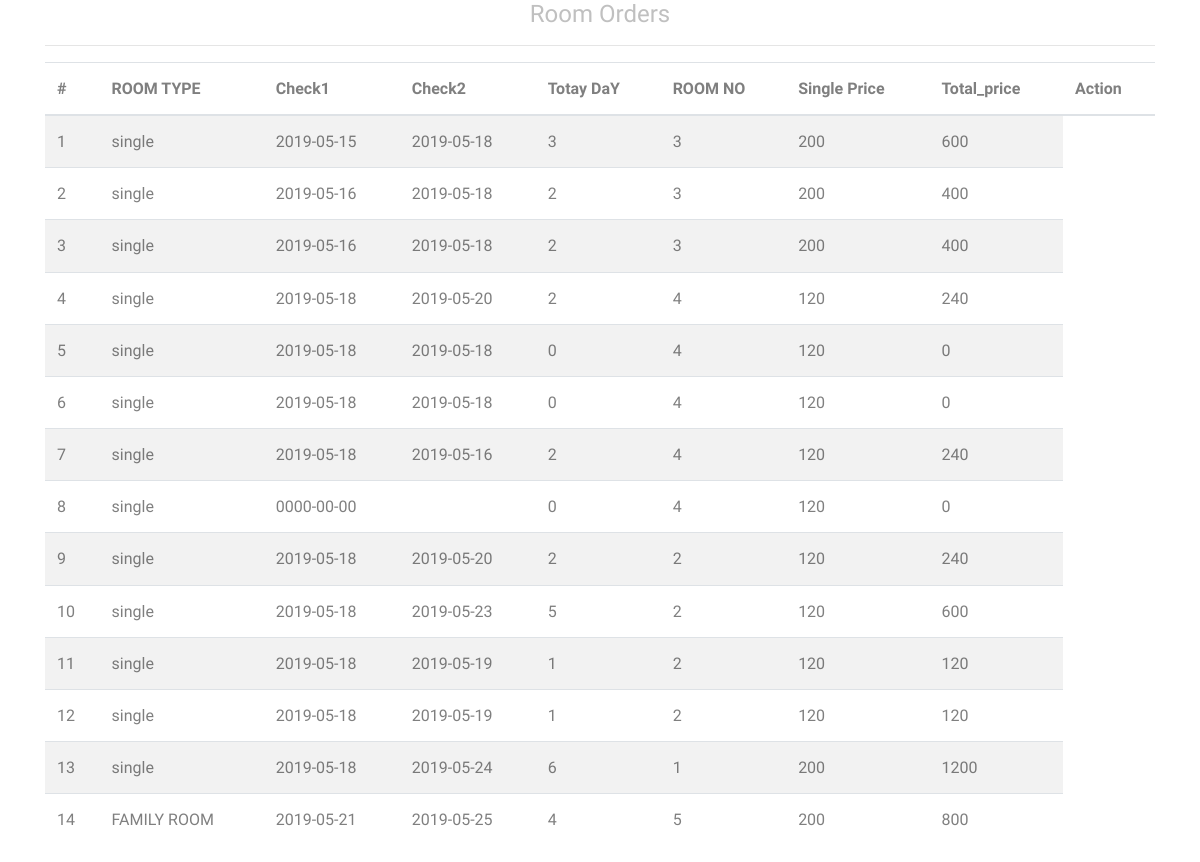
The page /roomorder.php on the database its author committed.
### tables this page shows
CREATE TABLE `category` (
  `category_id` int(11) NOT NULL,
  `categoryname` varchar(50) NOT NULL
);

CREATE TABLE `checkout` (
  `checkout_id` int(11) NOT NULL,
  `check1` date NOT NULL,
  `check2` varchar(50) NOT NULL,
  `totalday` int(11) NOT NULL,
  `id` int(11) NOT NULL,
  `tprice` varchar(50) NOT NULL
);

CREATE TABLE `addroom` (
  `addroom_id` int(11) NOT NULL,
  `category` int(11) NOT NULL,
  `image` varchar(50) NOT NULL,
  `image1` varchar(50) NOT NULL,
  `image2` varchar(50) NOT NULL,
  `price` varchar(50) NOT NULL,
  `discription` varchar(50) NOT NULL
);

### classes/connection.php (called while the page is built, shortened)
<?php
class Database{
 public function __construct(){
 	$this->username='root';
 	$this->host='localhost';
 	$this->password='';
 	$this->dbname='hotal';
 	$this->db=new PDO("mysql:host=$this->host;dbname=$this->dbname",$this->username,$this->password);
 }
}

### classes/checkclass.php (called while the page is built, shortened)
<?php
class Check extends Addroom
{
	 public function gellAllcheckoutData(){
        $sql=" SELECT checkout_id,category.categoryname,addroom.image,addroom.image1,addroom.image2,addroom.price,addroom.discription,checkout.check1,checkout.check2,checkout.totalday,checkout.id,checkout.tprice FROM category INNER JOIN addroom ON category.category_id=addroom.category INNER JOIN checkout ON addroom.addroom_id=checkout.id";
		$query=$this->db->prepare($sql);
		$query->execute();
		$result=$query->fetchALL(PDO::FETCH_ASSOC);
 			return $result;
	}
}
?>

### roomorder.php (the view, shortened to what this page needs)
<?php
include('classes/checkclass.php');
$obj=new Check;
$show=$obj->gellAllcheckoutData();
?>
<!DOCTYPE html>
<html lang="en">
  <head>
    <link rel="stylesheet" href="fonts/icomoon/style.css">
    <link rel="stylesheet" href="css/bootstrap.min.css">
    <link rel="stylesheet" href="css/magnific-popup.css">
    <link rel="stylesheet" href="css/jquery-ui.css">
    <link rel="stylesheet" href="css/owl.carousel.min.css">
    <link rel="stylesheet" href="css/owl.theme.default.min.css">
    <link rel="stylesheet" href="css/bootstrap-datepicker.css">
    <link rel="stylesheet" href="css/animate.css">
    <link rel="stylesheet" href="https://cdn.jsdelivr.net/npm/mediaelement@4.2.7/build/mediaelementplayer.min.css">
    <link rel="stylesheet" href="fonts/flaticon/font/flaticon.css">
    <link rel="stylesheet" href="css/aos.css">
    <link rel="stylesheet" href="css/style.css">
  </head>
  <body>
    <div class="container">
      <div class="row">
<div class="col-md-12">
              <center>    <h4 style="color: #c0c0c0">Room Orders </h4></center>
              <hr>
        <table class="table table-striped">
          <thead>
            <tr>
              <th>#</th>
               <th>ROOM TYPE</th>
              <th  >Check1</th>
              <th >Check2</th>
                <th >Totay DaY</th>
                <th >ROOM NO</th>
                <th >Single Price</th>
                <th> Total_price</th>
                   <th colspan="2" >Action</th>
            </tr>
          </thead>
          <tbody>
            <?php foreach ($show as  $shows):?>
            <tr>
              <td><?php echo$shows['checkout_id'];?></td>
               <td ><?php   echo $shows['categoryname'];?></td>
              <td ><?php   echo $shows['check1'];?></td>
              <td ><?php   echo $shows['check2'];?></td>
              <td ><?php   echo $shows['totalday'];?></td>
                 <td ><?php   echo $shows['id'];?></td>
                 <td ><?php   echo $shows['price'];?></td>
                 <td ><?php   echo $shows['tprice'];?></td>
            </tr>
          <?php endforeach?>
          </tbody>
        </table>
      </div>
      </div>
    </div>
  </body>
</html>

### css/style.css (style rules this page uses)
body { line-height: 1.7; color: rgba(0, 0, 0, 0.5); font-weight: 400; font-size: 1rem; font-family: "Work Sans", -apple-system, BlinkMacSystemFont, "Segoe UI", Roboto, "Helvetica Neue", Arial, sans-serif, "Apple Color Emoji", "Segoe UI Emoji", "Segoe UI Symbol", "Noto Color Emoji"; }
h1, h2, h3, h4, h5, .h1, .h2, .h3, .h4, .h5 { color: #000; }

### rows shown on the page
category: checkout.checkout_id "1", categoryname "single", checkout.check1 "2019-05-15", checkout.check2 "2019-05-18", checkout.totalday "3", checkout.id "3", addroom.price "200", checkout.tprice "600", checkout.checkout_id "2", checkout.check1 "2019-05-16", checkout.totalday "2", checkout.tprice "400", checkout.checkout_id "3", checkout.checkout_id "4", checkout.check1 "2019-05-18", checkout.check2 "2019-05-20", checkout.id "4", addroom.price "120", checkout.tprice "240", checkout.checkout_id "5", checkout.totalday "0", checkout.tprice "0", checkout.checkout_id "6", checkout.checkout_id "7", checkout.check2 "2019-05-16", checkout.checkout_id "8", checkout.check1 "0000-00-00", checkout.checkout_id "9", checkout.id "2", checkout.checkout_id "10", checkout.check2 "2019-05-23", checkout.totalday "5", checkout.checkout_id "11", checkout.check2 "2019-05-19", checkout.totalday "1", checkout.tprice "120", checkout.checkout_id "12", checkout.checkout_id "13", checkout.check2 "2019-05-24", checkout.totalday "6", checkout.id "1", checkout.tprice "1200"
category: checkout.checkout_id "14", categoryname "FAMILY ROOM", checkout.check1 "2019-05-21", checkout.check2 "2019-05-25", checkout.totalday "4", checkout.id "5", addroom.price "200", checkout.tprice "800"
